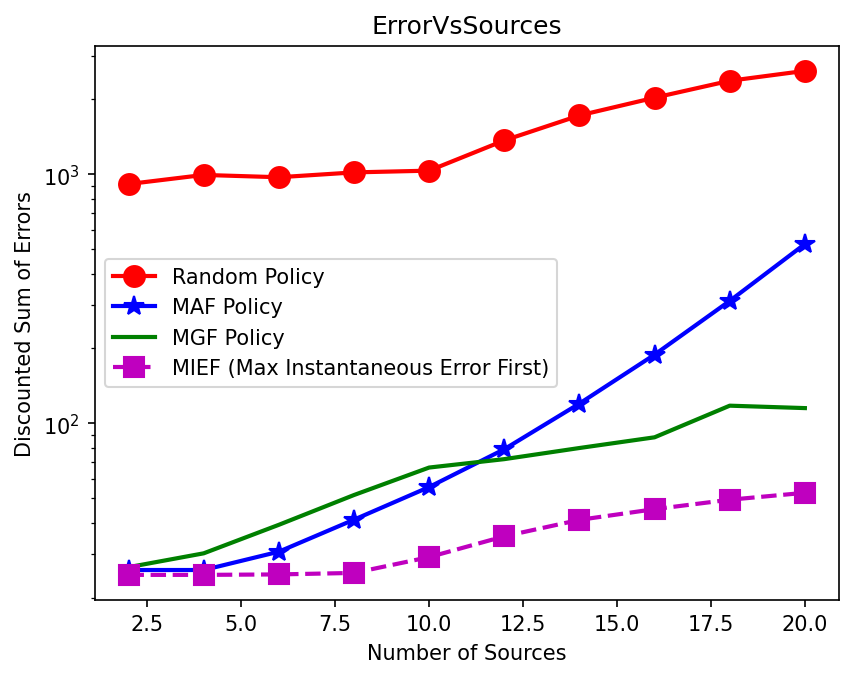

The Python source for this figure:
"""
ErrorVsSources.py - 1:1 Python port of ErrorVsSources.m

Note: The MATLAB ErrorVsSources.m references `M` on line 25 BEFORE M is defined.
That `n=ones(M,km)` will use the workspace value from a prior session (or fail
on a clean start). We faithfully reproduce the loop body; we initialize n and c
inside the `sources` loop (where M is known) so the script runs.
"""
import os
import sys
import numpy as np
import matplotlib.pyplot as plt

sys.path.insert(0, os.path.dirname(os.path.abspath(__file__)))

from MGF1 import MGF1
from MAF1 import MAF1
from MIEF1 import MIEF1
from randpolicy import randpolicy


TITER = int(os.environ.get("INFOCOM_TITER", "10000"))
SEED = int(os.environ.get("INFOCOM_SEED", "0"))


def main():
    np.random.seed(SEED)
    B = 20
    km = 9
    p = np.zeros((km, B))
    for j in range(1, km + 1):
        if j % 3 == 0:
            p[j - 1, :B] = np.arange(1, B + 1)
        elif j % 3 == 1:
            p[j - 1, :B] = 10 * np.log(np.arange(1, B + 1))
        else:
            p[j - 1, :B] = np.exp(0.5 * np.arange(1, B + 1))

    N = 10
    T = 100

    sources = np.arange(2, 21, 2)  # MATLAB 2:2:20
    K = T
    gamma = 0.9

    pmgf = np.zeros(len(sources))
    pmaf = np.zeros(len(sources))
    pmief = np.zeros(len(sources))
    prand = np.zeros(len(sources))

    for ch in range(len(sources)):
        M = int(sources[ch])
        print(f"\n=== M = {M} ===")
        n = np.ones((M, km))
        c = np.ones((M, km)) * 2

        w = np.zeros((M, km))
        for m in range(M):
            for j in range(km):
                if (m + 1) > M / 2:
                    w[m, j] = 0.01
                else:
                    w[m, j] = 1

        pmgf[ch] = MGF1(M, N, km, T, B, K, n, c, w, gamma, p, titer=TITER)
        pmaf[ch] = MAF1(M, N, km, T, B, K, n, c, w, gamma, p)
        pmief[ch] = MIEF1(M, N, km, T, B, K, n, c, w, gamma, p)
        prand[ch] = randpolicy(M, N, km, T, B, K, n, c, w, gamma, p)

    here = os.path.dirname(os.path.abspath(__file__))
    np.savetxt(os.path.join(here, 'ErrorVsSources_data.csv'),
               np.column_stack([sources, prand, pmaf, pmgf, pmief]),
               delimiter=',', header='sources,prand,pmaf,pmgf,pmief', comments='')

    plt.figure()
    plt.plot(sources, prand, 'ro-', label='Random Policy',
             linewidth=2, markersize=10)
    plt.plot(sources, pmaf, 'b*-', label='MAF Policy',
             linewidth=2, markersize=10)
    plt.plot(sources, pmgf, 'g-', label='MGF Policy',
             linewidth=2, markersize=10)
    plt.plot(sources, pmief, 'ms--', label='MIEF (Max Instantaneous Error First)',
             linewidth=2, markersize=10)
    plt.xlabel('Number of Sources')
    plt.ylabel('Discounted Sum of Errors')
    plt.yscale('log')
    plt.legend()
    plt.title('ErrorVsSources')
    out = os.path.join(here, 'ErrorVsSources.png')
    plt.savefig(out, dpi=150, bbox_inches='tight')
    print(f"\nSaved plot to {out}")
    plt.show()


if __name__ == "__main__":
    main()
